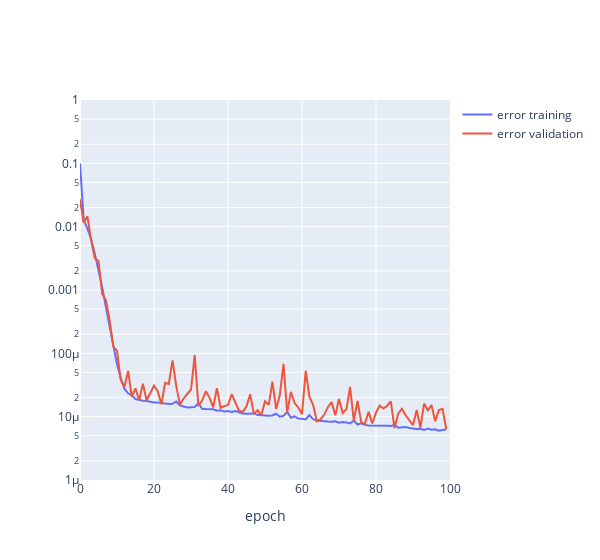

The code cell stored with this chart in its notebook:
### Code cell
fig = go.Figure()
plot_history(fig, history)
fig.show()
